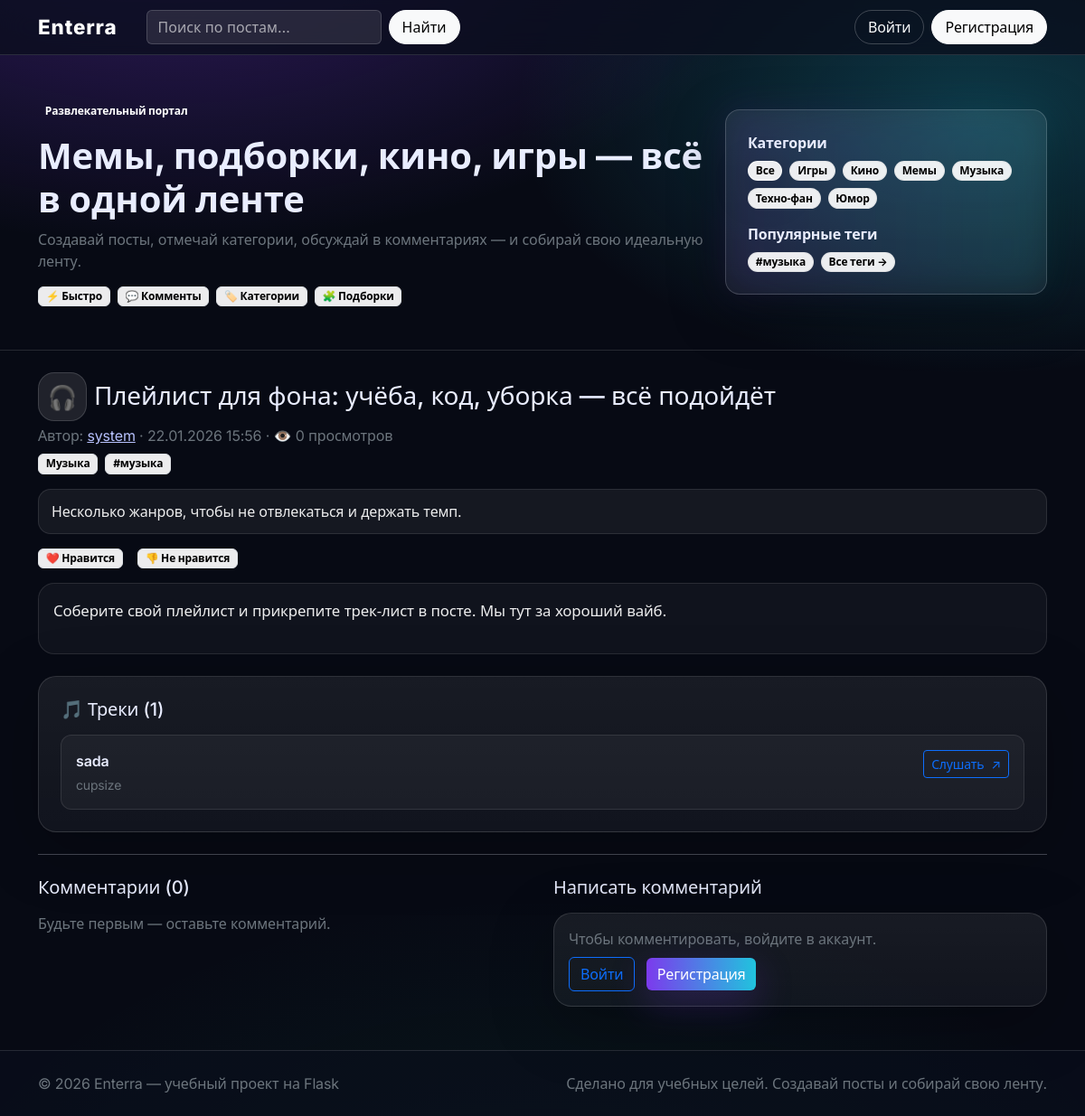
The app's page /post/4 with its own data.
### portal/models.py (models this page shows, shortened)
class Category(db.Model):
    id = db.Column(db.Integer, primary_key=True)
    slug = db.Column(db.String(64), unique=True, nullable=False, index=True)
    title = db.Column(db.String(64), unique=True, nullable=False)

class Tag(db.Model):
    id = db.Column(db.Integer, primary_key=True)
    name = db.Column(db.String(32), unique=True, nullable=False, index=True)
    slug = db.Column(db.String(32), unique=True, nullable=False, index=True)
    created_at = db.Column(db.DateTime, default=lambda: datetime.now(timezone.utc), nullable=False)

class Post(db.Model):
    id = db.Column(db.Integer, primary_key=True)
    title = db.Column(db.String(140), nullable=False)
    summary = db.Column(db.String(240), nullable=True)
    body = db.Column(db.Text, nullable=False)
    cover_emoji = db.Column(db.String(8), nullable=True)
    media_path = db.Column(db.String(255), nullable=True)
    media_type = db.Column(db.String(16), nullable=True)
    is_published = db.Column(db.Boolean, default=True, nullable=False)
    views = db.Column(db.Integer, default=0, nullable=False)  # Счетчик просмотров
    created_at = db.Column(db.DateTime, default=lambda: datetime.now(timezone.utc), nullable=False, index=True)
    updated_at = db.Column(db.DateTime, default=lambda: datetime.now(timezone.utc), nullable=False)
    author_id = db.Column(db.Integer, db.ForeignKey("user.id"), nullable=False, index=True)
    categories = db.relationship("Category", secondary=post_categories, lazy="subquery")
    tags = db.relationship("Tag", secondary=post_tags, lazy="subquery")
    comments = db.relationship("Comment", backref="post", lazy=True, cascade="all, delete-orphan")
    likes = db.relationship("PostLike", backref="post", lazy=True, cascade="all, delete-orphan")
    tracks = db.relationship("Track", backref="post", lazy=True, cascade="all, delete-orphan", order_by="Track.order")

class User(db.Model, UserMixin):
    id = db.Column(db.Integer, primary_key=True)
    username = db.Column(db.String(32), unique=True, nullable=False, index=True)
    email = db.Column(db.String(255), unique=True, nullable=False, index=True)
    password_hash = db.Column(db.String(255), nullable=False)
    is_admin = db.Column(db.Boolean, default=False, nullable=False)
    created_at = db.Column(db.DateTime, default=lambda: datetime.now(timezone.utc), nullable=False)
    avatar_path = db.Column(db.String(255), nullable=True)
    bio = db.Column(db.String(500), nullable=True)
    is_private = db.Column(db.Boolean, default=False, nullable=False)
    theme_preference = db.Column(db.String(16), default="dark", nullable=False)  # dark, light, auto
    posts = db.relationship("Post", backref="author", lazy=True, cascade="all, delete-orphan")
    comments = db.relationship("Comment", backref="author", lazy=True, cascade="all, delete-orphan")
    likes = db.relationship("PostLike", backref="user", lazy=True, cascade="all, delete-orphan")
    achievements = db.relationship("UserAchievement", backref="user", lazy=True, cascade="all, delete-orphan")
    quiz_results = db.relationship("QuizResult", backref="user", lazy=True, cascade="all, delete-orphan")
    following = db.relationship(
        "Follow",
        foreign_keys="Follow.follower_id",
        backref="follower",
        lazy="dynamic",
        cascade="all, delete-orphan",
    )
    followers = db.relationship(
        "Follow",
        foreign_keys="Follow.followed_id",
        backref="followed",
        lazy="dynamic",
        cascade="all, delete-orphan",
    )

class Track(db.Model):
    id = db.Column(db.Integer, primary_key=True)
    title = db.Column(db.String(200), nullable=False)
    artist = db.Column(db.String(200), nullable=False)
    url = db.Column(db.String(500), nullable=True)  # Ссылка на Spotify, YouTube и т.д.
    order = db.Column(db.Integer, default=0, nullable=False)
    created_at = db.Column(db.DateTime, default=lambda: datetime.now(timezone.utc), nullable=False, index=True)
    post_id = db.Column(db.Integer, db.ForeignKey("post.id"), nullable=False, index=True)

### portal/routes.py (the view, shortened to what this page needs)
@bp.get("/post/<int:post_id>")
def post_detail(post_id: int):
    post = Post.query.get_or_404(post_id)
    if not post.is_published and (not current_user.is_authenticated or (current_user.id != post.author_id and not current_user.is_admin)):
        flash("Пост скрыт.", "warning")
        return redirect(url_for("main.index"))
    form = CommentForm()
    comments = Comment.query.filter_by(post_id=post.id).order_by(Comment.created_at.asc()).all()
    reactions_counts = {code: 0 for code in REACTIONS.keys()}
    rows = (
        db.session.query(PostLike.reaction, func.count(PostLike.id))
        .filter_by(post_id=post.id)
        .group_by(PostLike.reaction)
        .all()
    )
    for reaction, count in rows:
        if reaction in reactions_counts:
            reactions_counts[reaction] = count
    user_reaction = None
    user_view = None
    similar_tags = []
    return render_template(
        "post_detail.html",
        post=post,
        form=form,
        comments=comments,
        reactions=REACTIONS,
        reactions_counts=reactions_counts,
        user_reaction=user_reaction,
        user_view=user_view,
        similar_tags=similar_tags,
    )

### portal/templates/post_detail.html (shortened to what this page needs)
{% extends "base.html" %}
{% from "_macros.html" import render_field %}
{% block content %}
  <div class="mt-4">
    <div class="d-flex flex-wrap align-items-start justify-content-between gap-2">
      <div>
        <div class="d-flex gap-2 align-items-center">
          <div class="portal-emoji-lg">{{ post.cover_emoji or "✨" }}</div>
          <h2 class="h3 mb-0">{{ post.title }}</h2>
        </div>
        <div class="text-secondary mt-1">
          Автор: <a href="{{ url_for('main.profile', username=post.author.username) }}">{{ post.author.username }}</a>
          · {{ post.created_at.strftime("%d.%m.%Y %H:%M") }}
          · 👁️ {{ post.views }} просмотров
        </div>
        <div class="d-flex flex-wrap gap-2 mt-2">
          {% for c in post.categories %}
            <a class="badge text-bg-light border text-decoration-none" href="{{ url_for('main.index', category=c.slug) }}">{{ c.title }}</a>
          {% endfor %}
          {% for tag in post.tags %}
            <a class="badge text-bg-light border text-decoration-none" href="{{ url_for('main.index', tag=tag.slug) }}">#{{ tag.name }}</a>
          {% endfor %}
        </div>
      </div>
    </div>
    {% if post.summary %}
      <div class="portal-lead mt-3">{{ post.summary }}</div>
    {% endif %}
    <div class="d-flex align-items-center gap-3 mt-3">
      {% if current_user.is_authenticated %}
        <form method="post" action="{{ url_for('main.post_react', post_id=post.id, reaction_code='like') }}" class="d-inline">
          <button class="btn {% if user_reaction == 'like' %}btn-primary{% else %}btn-outline-light{% endif %}" type="submit">
            ❤️ Нравится
            {% set like_count = reactions_counts.get('like', 0) %}
            {% if like_count %}<span class="badge bg-light text-dark ms-2">{{ like_count }}</span>{% endif %}
          </button>
        </form>
        <form method="post" action="{{ url_for('main.post_react', post_id=post.id, reaction_code='dislike') }}" class="d-inline">
          <button class="btn {% if user_reaction == 'dislike' %}btn-danger{% else %}btn-outline-light{% endif %}" type="submit">
            👎 Не нравится
            {% set dislike_count = reactions_counts.get('dislike', 0) %}
            {% if dislike_count %}<span class="badge bg-light text-dark ms-2">{{ dislike_count }}</span>{% endif %}
          </button>
        </form>
      {% else %}
        <span class="badge text-bg-light border">
          ❤️ Нравится {% set like_count = reactions_counts.get('like', 0) %}{% if like_count %}{{ like_count }}{% endif %}
        </span>
        <span class="badge text-bg-light border">
          👎 Не нравится {% set dislike_count = reactions_counts.get('dislike', 0) %}{% if dislike_count %}{{ dislike_count }}{% endif %}
        </span>
      {% endif %}
    </div>
    <article class="portal-article mt-3">
      {{ post.body | replace("\n", "<br>") | safe }}
    </article>
    {% if post.tracks %}
      <div class="portal-panel p-3 p-lg-4 mt-4">
        <div class="h5 mb-3">🎵 Треки ({{ post.tracks|length }})</div>
        <div class="d-flex flex-column gap-2">
          {% for track in post.tracks %}
            <div class="track-display p-3" style="background: rgba(255,255,255,.04); border: 1px solid rgba(255,255,255,.1); border-radius: 12px;">
              <div class="d-flex align-items-start justify-content-between gap-2">
                <div class="flex-grow-1">
                  <div class="fw-semibold">{{ track.title }}</div>
                  <div class="text-secondary small mt-1">{{ track.artist }}</div>
                </div>
                {% if track.url %}
                  <a href="{{ track.url }}" target="_blank" rel="noopener noreferrer" class="btn btn-sm btn-outline-primary">
                    <span>Слушать</span>
                    <span class="ms-1">↗</span>
                  </a>
                {% endif %}
              </div>
            </div>
          {% endfor %}
        </div>
      </div>
    {% endif %}
    <hr class="my-4">
    <div class="row g-4">
      <div class="col-lg-6">
        <div class="h5 mb-3">Комментарии ({{ comments|length }})</div>
        {% if comments %}
          <div class="d-flex flex-column gap-2">
            {% for c in comments %}
              <div class="portal-comment p-3">
                <div class="d-flex justify-content-between small text-secondary">
                  <div>
                    <a href="{{ url_for('main.profile', username=c.author.username) }}">{{ c.author.username }}</a>
                  </div>
                  <div>{{ c.created_at.strftime("%d.%m.%Y %H:%M") }}</div>
                </div>
                <div class="mt-2">{{ c.body | replace("\n", "<br>") | safe }}</div>
              </div>
            {% endfor %}
          </div>
        {% else %}
          <div class="text-secondary">Будьте первым — оставьте комментарий.</div>
        {% endif %}
      </div>
      <div class="col-lg-6">
        <div class="h5 mb-3">Написать комментарий</div>
        {% if current_user.is_authenticated %}
          <form method="post" action="{{ url_for('main.add_comment', post_id=post.id) }}" class="portal-panel p-3">
            {{ form.hidden_tag() }}
            <div class="mb-3">
              {{ form.body(class_="form-control", rows="5", placeholder="Ваш комментарий…") }}
              {% if form.body.errors %}
                <div class="form-text text-danger">{{ form.body.errors[0] }}</div>
              {% endif %}
            </div>
            <button class="btn btn-primary">Отправить</button>
          </form>
        {% else %}
          <div class="portal-panel p-3">
            <div class="text-secondary mb-2">Чтобы комментировать, войдите в аккаунт.</div>
            <a class="btn btn-outline-primary" href="{{ url_for('main.login') }}">Войти</a>
            <a class="btn btn-primary ms-2" href="{{ url_for('main.register') }}">Регистрация</a>
          </div>
        {% endif %}
      </div>
    </div>
  </div>
{% endblock %}

### portal/templates/base.html (shortened to what this page needs)
<!doctype html>
<html lang="ru">
  <head>
    <link href="https://cdn.jsdelivr.net/npm/bootstrap@5.3.3/dist/css/bootstrap.min.css" rel="stylesheet">
    <link rel="stylesheet" href="{{ url_for('static', filename='css/app.css') }}">
  </head>
  <body>
    <nav class="navbar navbar-expand-lg navbar-dark sticky-top portal-nav">
      <div class="container">
        <a class="navbar-brand fw-extrabold" href="{{ url_for('main.index') }}">Enterra</a>
        <div class="collapse navbar-collapse" id="nav">
          <form class="d-flex ms-lg-3 me-lg-auto mt-3 mt-lg-0" method="post" action="{{ url_for('main.search') }}">
            <input class="form-control me-2 portal-search" name="q" placeholder="Поиск по постам…" value="{{ q or '' }}">
            <button class="btn btn-light">Найти</button>
          </form>
          <div class="d-flex gap-2 mt-3 mt-lg-0">
            {% if current_user.is_authenticated %}
              <a class="btn btn-primary" href="{{ url_for('main.post_new') }}">+ Пост</a>
              <a class="btn btn-outline-light" href="{{ url_for('main.following_feed') }}">📰 Подписки</a>
              <a class="btn btn-outline-light" href="{{ url_for('main.profile', username=current_user.username) }}">{{ current_user.username }}</a>
              {% if current_user.is_admin %}
                <a class="btn btn-outline-warning" href="{{ url_for('main.admin') }}">Админ</a>
              {% endif %}
              <form method="post" action="{{ url_for('main.toggle_theme') }}" class="d-inline">
                <input type="hidden" name="theme" value="{% if current_user.theme_preference == 'light' %}dark{% else %}light{% endif %}">
                <button class="btn btn-outline-light" type="submit" title="Переключить тему">
                  {% if current_user.theme_preference == 'light' %}🌙{% else %}☀️{% endif %}
                </button>
              </form>
              <form method="post" action="{{ url_for('main.logout') }}">
                <button class="btn btn-outline-light" type="submit">Выйти</button>
              </form>
            {% else %}
              <a class="btn btn-outline-light" href="{{ url_for('main.login') }}">Войти</a>
              <a class="btn btn-light" href="{{ url_for('main.register') }}">Регистрация</a>
            {% endif %}
          </div>
        </div>
      </div>
    </nav>
    <header class="portal-hero">
      <div class="container py-4 py-lg-5">
        <div class="row align-items-center g-4">
          <div class="col-lg-8">
            <div class="badge text-bg-dark-subtle mb-3">Развлекательный портал</div>
            <h1 class="display-6 fw-bold mb-2">Мемы, подборки, кино, игры — всё в одной ленте</h1>
            <div class="text-secondary">Создавай посты, отмечай категории, обсуждай в комментариях — и собирай свою идеальную ленту.</div>
            <div class="d-flex flex-wrap gap-2 mt-3">
              <span class="badge text-bg-light border">⚡ Быстро</span>
              <span class="badge text-bg-light border">💬 Комменты</span>
              <span class="badge text-bg-light border">🏷️ Категории</span>
              <span class="badge text-bg-light border">🧩 Подборки</span>
            </div>
          </div>
          <div class="col-lg-4">
            <div class="portal-cats portal-glow p-3 p-lg-4">
              <div class="fw-bold mb-2">Категории</div>
              <div class="d-flex flex-wrap gap-2">
                <a class="badge rounded-pill text-bg-light portal-pill {% if not active_category %}active{% endif %}" href="{{ url_for('main.index') }}">Все</a>
                {% for c in all_categories %}
                  <a class="badge rounded-pill text-bg-light portal-pill {% if active_category == c.slug %}active{% endif %}" href="{{ url_for('main.index', category=c.slug) }}">{{ c.title }}</a>
                {% endfor %}
              </div>
              {% if popular_tags %}
                <div class="fw-bold mb-2 mt-3">Популярные теги</div>
                <div class="d-flex flex-wrap gap-2">
                  {% for tag in popular_tags[:10] %}
                    <a class="badge rounded-pill text-bg-light portal-pill" href="{{ url_for('main.index', tag=tag.slug) }}">#{{ tag.name }}</a>
                  {% endfor %}
                  <a class="badge rounded-pill text-bg-light portal-pill" href="{{ url_for('main.tags_cloud') }}">Все теги →</a>
                </div>
              {% endif %}
            </div>
          </div>
        </div>
      </div>
    </header>
    <main class="container pb-5">
      {% block content %}{% endblock %}
    </main>
    <footer class="portal-footer">
      <div class="container py-4 d-flex flex-column flex-md-row gap-2 justify-content-between">
        <div class="text-secondary">© {{ 2026 }} Enterra — учебный проект на Flask</div>
        <div class="text-secondary">Сделано для учебных целей. Создавай посты и собирай свою ленту.</div>
      </div>
    </footer>
  </body>
</html>

### records on screen
Category: title "Игры"
Category: title "Кино"
Category: title "Мемы"
Category: title "Музыка"
Category: title "Техно‑фан"
Category: title "Юмор"
Tag: name "музыка"
Post: cover_emoji "🎧", title "Плейлист для фона: учёба, код, уборка — всё подойдёт", created_at "22.01.2026 15:56", views "0", summary "Несколько жанров, чтобы не отвлекаться и держать темп.", body "Соберите свой плейлист и прикрепите трек‑лист в посте. Мы тут за хороший вайб."
User: author.username "system"
Track: title "sada", artist "cupsize"

### other values on screen
{{ post.tracks|length }} "1"
{{ comments|length }} "0"
{{ 2026 }} "2026"
